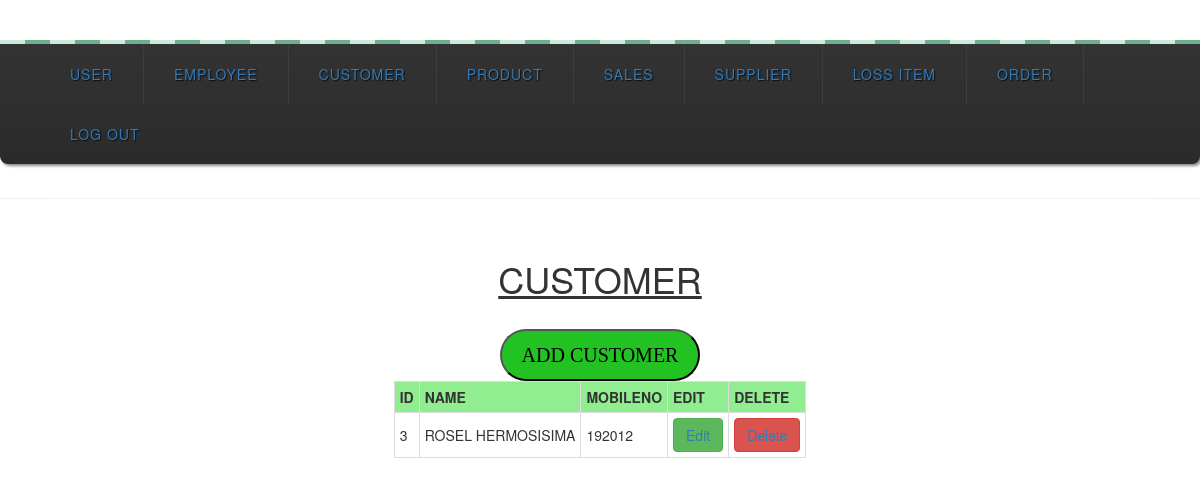
Page /customer.php (signed in) on the committed database.
### tables this page shows
CREATE TABLE IF NOT EXISTS `customer` (
  `CustomerID` int(11) NOT NULL,
  `CustomerName` varchar(50) NOT NULL,
  `C_MobileNo` int(15) NOT NULL
);

### customer.php (the view, shortened to what this page needs)
<!Doctype html>
<html>
<body>
<link rel="stylesheet" type="text/css" href="mystyles.css">
<?php
include('header.php');
?>
<head>
</head>
<div class="wrap">
<span class="decor"></span>
<nav>
  <ul class="primary">
    <li>
      <a href="users.php">USER</a>
    </li>
    <li>
      <a href="employee.php">EMPLOYEE</a>
    </li>
    <li>
      <a href="customer.php">CUSTOMER</a>
    </li>
    <li>
      <a href="product.php">PRODUCT</a>
    </li>
    <li>
      <a href="sales.php">SALES</a>
    </li>
    <li>
      <a href="supplier.php">SUPPLIER</a>
    </li>
    <li>
      <a href="loss.php">LOSS ITEM</a>
    </li>
    <li>
      <a href="orders.php">ORDER</a>
    </li>
    <li>
      <a href="logout.php">LOG OUT</a>
    </li>
  </ul>
</nav>
</div>
<hr/>
<br/>
<div>
<center>
<h1><u>CUSTOMER</u></h1>
<br/>
<button id="myBtn" class="button">ADD CUSTOMER</button>
<br />
<center>
<?php
include('header.php');
$query1=mysql_query("select *from customer");
echo "<table cellpadding='1' cellspacing='1' class='db-table table-bordered'>
	<tr>
	<th>ID</th>
	<th>Name</th>
	<th>MobileNo</th>
	<th>Edit</th>
	<th>Delete</th>
	</tr>";
while($query2=mysql_fetch_array($query1))
{
echo "<td>".$query2['CustomerID']."</td>";
echo "<td>".$query2['CustomerName']."</td>";
echo "<td>".$query2['C_MobileNo']."</td>";
echo "<td><a href='customer_edit.php?ID=".$query2['CustomerID']."'><button type=;button' class='btn btn-success'> Edit</a></td>";
echo "<td><a href='customer_delete.php?ID=".$query2['CustomerID']."' onclick='return confirmation()'><button type=;button' class='btn btn-danger'> Delete</a></td></tr>";
}
?>
</div>
<br>
<br>
<br>
</body>
</html>

### mystyles.css (style rules this page uses)
body { background-color: ; }
h1 { text-align: center; font-family: courier new; color: Green; font-size: 55px; }
table.db-table { border-right:1px solid #ccc; border-bottom:1px solid #ccc; }
table.db-table th { background:lightgreen; padding:5px; border-left:1px solid #ccc; border-top:1px solid #ccc; }
table.db-table td { padding:5px; border-left:1px solid #ccc; border-top:1px solid #ccc; }
.button { -webkit-border-radius: 28; -moz-border-radius: 28; border-radius: 28px; font-family: Georgia; color: #000000; font-size: 20px; background: #23c223; padding: 10px 20px 10px 20px; text-decoration: none; }

### customer.php (style rules this page uses)
body { background: #ccc; font-family: helvetica, arial, serif; font-size: 13px; text-transform: uppercase; text-align: center; }
.wrap { display: inline-block; -webkit-box-shadow: 0 0 70px #fff; -moz-box-shadow: 0 0 70px #fff; box-shadow: 0 0 70px #fff; margin-top: 40px; }
.decor { background: #6EAF8D; background: -webkit-linear-gradient(left, #CDEBDB 50%, #6EAF8D 50%); background: -moz-linear-gradient(left, #CDEBDB 50%, #6EAF8D 50%); background: -o-linear-gradient(left, #CDEBDB 50%, #6EAF8D 50%); background: linear-gradient(left, white 50%, #6EAF8D 50%); background-size: 50px 25%;; padding: 2px; display: block; }
a { text-decoration: none; color: #fff; display: block; }
ul { list-style: none; position: relative; text-align: left; }
li { float: left; }
ul:after { clear: both; }
ul:before, ul:after { content: " "; display: table; }
nav { position: relative; background: #2B2B2B; background-image: -webkit-linear-gradient(bottom, #2B2B2B 7%, #333333 100%); background-image: -moz-linear-gradient(bottom, #2B2B2B 7%, #333333 100%); background-image: -o-linear-gradient(bottom, #2B2B2B 7%, #333333 100%); background-image: linear-gradient(bottom, #2B2B2B 7%, #333333 100%); text-align: center; letter-spacing: 1px; text-shadow: 1px 1px 1px #0E0E0E; -webkit-box-shadow: 2px 2px 3px #888; -moz-box-shadow: 2px 2px 3px #888; box-shadow: 2px 2px 3px #888; border-bottom-right-radius: 8px; border-bottom-left-radius: 8px; }
ul.primary li a { display: block; padding: 20px 30px; border-right: 1px solid #3D3D3D; }
ul.primary li:last-child a { border-right: none; }

### rows in the picture
customer: CustomerID "3", CustomerName "ROSEL HERMOSISIMA", C_MobileNo "192012"
